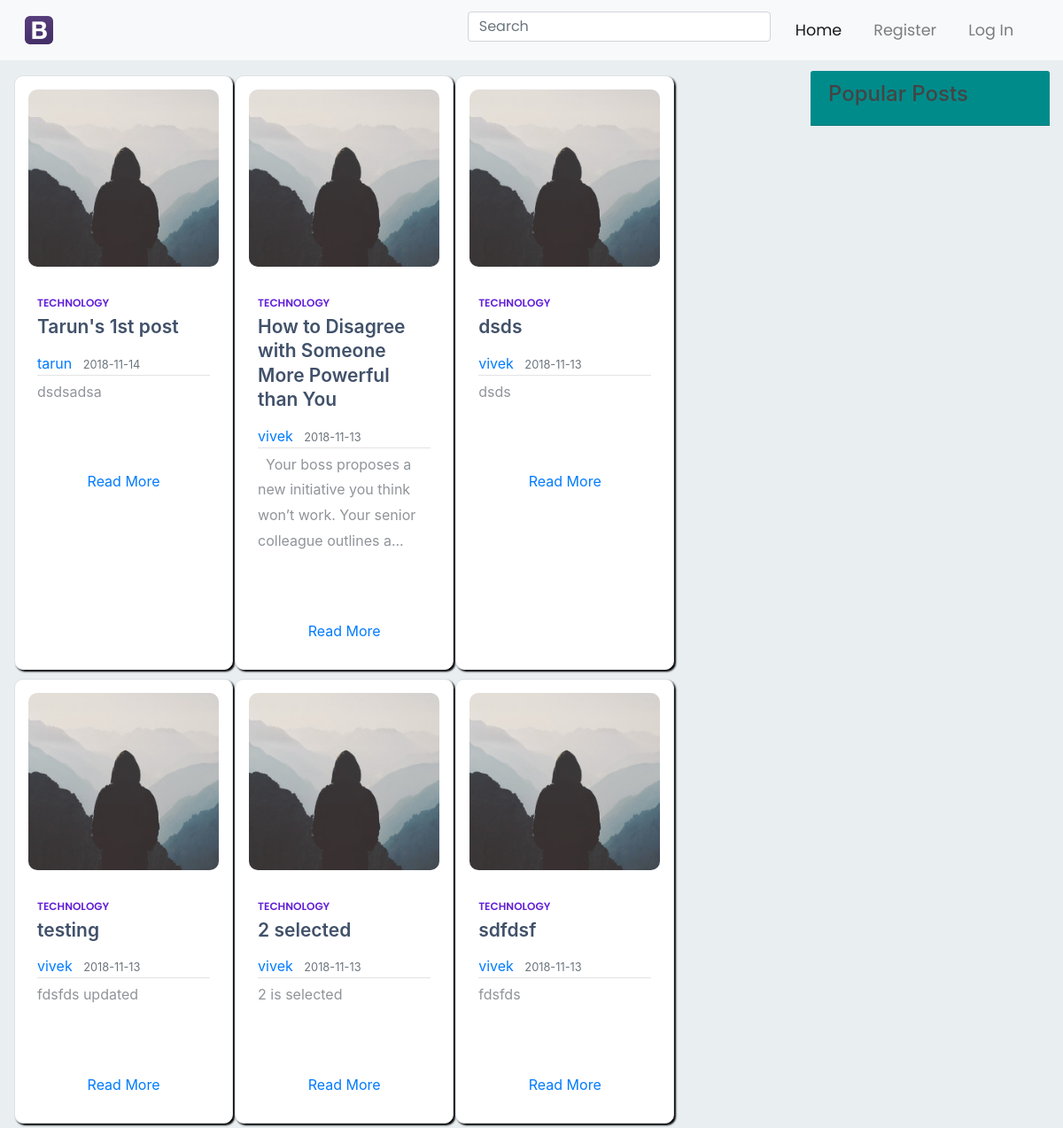
The page /home on the database its author committed.
### flaskblog/models.py (models this page shows, shortened)
class Post(db.Model):
    id = db.Column(db.Integer, primary_key=True)
    title = db.Column(db.String(100), nullable=False)
    date_posted = db.Column(db.DateTime, nullable=False, default=datetime.utcnow)
    content = db.Column(db.Text, nullable=False)
    user_id = db.Column(db.Integer, db.ForeignKey('user.id'), nullable=False)
    published = db.Column(db.Boolean, default=False)
    comments = db.relationship('Comment', backref='post_comments', lazy=True)
    user_tag = db.Column(db.Text)
    likes = db.relationship('PostLike', backref='post', lazy='dynamic')
    theme = db.Column(db.Integer, default=1)

class User(db.Model, UserMixin):
    id = db.Column(db.Integer, primary_key=True)
    username = db.Column(db.String(20), unique=True, nullable=False)
    email = db.Column(db.String(120), unique=True, nullable=False)
    image_file = db.Column(db.String(20), nullable=False, default='default.jpg')
    password = db.Column(db.String(60), nullable=False)
    posts = db.relationship('Post', backref='author', lazy=True)
    aboutme = db.Column(db.String(1000))
    user_comments = db.relationship('Comment', backref='commentor', lazy=True)
    liked = db.relationship('PostLike', foreign_keys='PostLike.user_id', backref='user', lazy='dynamic')

### flaskblog/routes.py (the view)
@app.route("/home")
def home():
    page = request.args.get('page', 1, type=int)
    posts = Post.query.filter_by(published=True).order_by(Post.date_posted.desc()).paginate(page=page, per_page=6)
    query1 = (db.session.query(PostLike.post_id, PostLike.title, func.count(PostLike.post_id))
              .group_by(PostLike.post_id, PostLike.title)
              .order_by(func.count(PostLike.post_id).desc())
              .limit(5))
    result = dict(zip(['one', 'two', 'three', 'four', 'five'], query1))
    return render_template('home2.html', posts=posts, result=result)

### flaskblog/templates/home2.html (shortened to what this page needs)
{% extends "layout.html" %}
{% block content %}
    <link rel="stylesheet" type="text/css" href="{{ url_for('static', filename='home.css') }}">
    <div class="container-fluid" style="max-width: 3000px;">
        <div class="row masonry-container">
        {% for post in posts.items %}
            <div class="item border">
                <div class="thumbnail">
                    <div class="entry-media">
                        <img src="{{ url_for('static', filename='profile_pics/' + post.author.image_file) }}">
                    </div>
                    <div class="entry-body">
                        <span class="cat">{{ post.user_tag }}</span>
                        <h3><a href="{{ url_for('post', post_id=post.id) }}">{{ post.title }}</a></h3>
                        <div class="article-metadata">
                            <a class="mr-2" href="{{ url_for('user_posts', username=post.author.username) }}">{{ post.author.username }}</a>
                            <small class="text-muted">{{ post.date_posted.strftime('%Y-%m-%d') }}</small>
                        </div>
                        <p>{{ post.content|safe|striptags|truncate(100) }}</p>
                    </div>
                    <div class="footer-copyright text-center py-3">
                        <a href="{{ url_for('post', post_id=post.id) }}">Read More</a>
                    </div>
                </div>
            </div>
        {% endfor %}
        </div>
    </div>
{% endblock content %}
{% block sidebar %}
    {% if current_user.is_authenticated %}
        <br>
            <div class="card" style="width: 18rem; position: fixed" >
              <ul class="list-group list-group-flush">
                <div class="card-header" style="background-color: darkcyan">
                    <a data-toggle="collapse" href="#popular_posts" role="button" aria-expanded="false" aria-controls="popular_posts">
                        <h4 style="align-content: center; font: diagonal-fractions">Popular Posts</h4>
                    </a>
                </div>
                {#<div class="collapse" id="popular_posts">
                  {% if result['one'][0] is not none %}
                      <a href="{{ url_for('post', post_id=result['one'][0] ) }}"><li class="list-group-item list-group-item-light">{{ result['one'][1] }}</li></a>
                  {% endif %}
                  {% if result['two'][0] is not none %}
                      <a href="{{ url_for('post', post_id=result['two'][0] ) }}"><li class="list-group-item list-group-item-light">{{ result['two'][1] }}</li></a>
                  {% endif %}
                  {% if result['three'][0] is not none %}
                      <a href="{{ url_for('post', post_id=result['three'][0] ) }}"><li class="list-group-item list-group-item-light">{{ result['three'][1] }}</li></a>
                  {% endif %}
                  {% if result['four'][0] is not none %}
                      <a href="{{ url_for('post', post_id=result['four'][0] ) }}"><li class="list-group-item list-group-item-light">{{ result['four'][1] }}</li></a>
                  {% endif %}
                  {% if result['five'][0] is not none %}
                      <a href="{{ url_for('post', post_id=result['five'][0] ) }}"><li class="list-group-item list-group-item-light">{{ result['five'][1] }}</li></a>
                  {% endif %}
                </div>#}
              </ul>
              <ul class="list-group list-group-flush">
                  <div class="card-header" style="background-color: darkcyan">
                        <h4 style="align-content: center; font: italic">Tools</h4>
                  </div>
                <a href="#"><li class="list-group-item">Put the  head here</li></a>
                  <a href="{{ url_for('user_posts', username=current_user.username) }}"><li class="list-group-item">View My Profile</li></a>
                <a href="{{ url_for('all_user_posts', username=current_user.username) }}"><li class="list-group-item">All My Posts</li></a>
                <a href="{{ url_for('unpublished_user_posts', username=current_user.username) }}"><li class="list-group-item">View Unpublished Posts</li></a>
                <a href="{{ url_for('published_user_posts', username=current_user.username) }}"><li class="list-group-item">View Published Posts</li></a>
              </ul>
            </div>
    {% else %}
        <ul class="list-group list-group-flush">
        <div class="card-header" style="background-color: darkcyan">
            <a data-toggle="collapse" href="#popular_posts" role="button" aria-expanded="false" aria-controls="popular_posts">
                <h4 style="align-content: center; font: diagonal-fractions">Popular Posts</h4>
            </a>
        </div>
        </ul>
    {% endif %}
{% endblock %}

### flaskblog/templates/layout.html (shortened to what this page needs)
<!DOCTYPE html>
<html>
<head>
        <link rel="stylesheet" href="https://cdnjs.cloudflare.com/ajax/libs/uikit/3.0.0-rc.21/css/uikit.min.css" />
    <link rel="stylesheet" href="https://maxcdn.bootstrapcdn.com/bootstrap/4.0.0/css/bootstrap.min.css">
    <link rel="stylesheet" type="text/css" href="{{ url_for('static', filename='style.css') }}">
    <link rel="stylesheet" href="https://cdnjs.cloudflare.com/ajax/libs/font-awesome/4.7.0/css/font-awesome.min.css">
    <header class="site-header">
        <nav class="navbar navbar-expand-md fixed-top navbar-light bg-light">
            <div class="container-fluid">
                <a class="navbar-brand" href="/"><img src="{{ url_for('static', filename= 'icons/Blogger.ico')}}"></a>
                <div class="collapse navbar-collapse" id="collapsibleNavbar">
                    <ul class="navbar-nav ml-auto ">
                         <li class="nav-item active">
                            <div class="ui-widget input-group md-form form-sm form-1 pl-0">
                             <form action="{{ url_for('search')}}" method="post"><input class="form-control my-0 py-1"  autocomplete="on" id="tag" name="tag" type="text" placeholder="Search" style="width: fit-content" aria-label="Search"></form>
                            </div>
                        </li>
                        <li class="nav-item active">
                            <a class="nav-link" href="{{ url_for('home') }}">Home</a>
                        </li>
                        {% if current_user.is_authenticated %}
                            <li class="nav-item">
                                <a class="nav-link" href="{{ url_for('new_post') }}">Create New Blog</a>
                            </li>
                            <li class="nav-item">
                                <a class="nav-link" href="{{ url_for('account') }}">View Profile</a>
                            </li>
                            <li class="nav-item">
                                <a class="nav-link" href="{{ url_for('logout') }}">Logout</a>
                            </li>
                        {% else %}
                            <li class="nav-item">
                                <a class="nav-link" href="{{ url_for('register') }}">Register</a>
                            </li>
                            <li class="nav-item">
                                <a class="nav-link" href="{{ url_for('login') }}">Log In</a>
                            </li>
                        {% endif %}
                    </ul>
                </div>
            </div>
        </nav>
    </header>
</head>
<body>
    <div class="outside-header">
        <main role="main" class="container-fluid" style="padding-top: 80px;">
            <div class="row">
                 <div class="col-md-9">
                    {% block content %}{% endblock %}
                </div>
                <div class="col-md-3">
                    {% block sidebar %}{% endblock %}
                </div>
            </div>
        </main>
    </div>
</body>
</html>

### flaskblog/static/style.css (style rules this page uses)
body { background: #ffffff; height: 100%; padding-top: 5%; }
#collapsibleNavbar { font-family: 'Poppins', sans-serif; color: #222; overflow: hidden; }
h1, h2, h3, h4, h5, h6 { color: #444444; }
p { overflow: auto; }
.article-metadata { padding-bottom: 1px; margin-bottom: 4px; border-bottom: 1px solid #e3e3e3 }
.navbar { padding: 0.8rem; }
.navbar-nav li { padding-right: 20px; }
.nav-link { font-size: 1.1em; }

### flaskblog/static/home.css (style rules this page uses)
body { background-color: #e9eef1; margin: 0px; padding: 0px; }
.row { margin-right: -15px; margin-left: -15px; }
.masonry-container .item { background-color: #fff; width: calc(33% - 40px); overflow: hidden; float: left; padding: 15px; margin: 5px 1px 5px; border-radius: 10px; box-shadow: 2px 2px 2px #000000; display: inline-block; }
.entry-media img { border-radius: 10px; width: 100%; height: 200px; object-fit: cover; }
.entry-body { padding: 27px 10px; }
.entry-body .cat { font-family: "Poppins", sans-serif; font-size: 12px; font-weight: 600; color: #6220d9; text-transform: uppercase; }
.entry-body h3 { font-size: 21px; font-weight: 600; line-height: 1.30em; margin: 3px 0 0.73em; }
.entry-body h3 a { color: #41516a; }
.entry-body p { margin-bottom: 2em; color: #90949a; line-height: 1.8em; }

### rows shown on the page
Post: image_file (placeholder picture), user_tag "TECHNOLOGY", title "Tarun's 1st post", author.username "tarun", date_posted "2018-11-14", content "dsdsadsa"
Post: image_file (placeholder picture), user_tag "TECHNOLOGY", title "How to Disagree with Someone More Powerful than You", author.username "vivek", date_posted "2018-11-13", content "Your boss proposes a new initiative you think won’t work. Your senior colleague outlines a..."
Post: image_file (placeholder picture), user_tag "TECHNOLOGY", title "dsds", author.username "vivek", date_posted "2018-11-13", content "dsds"
Post: image_file (placeholder picture), user_tag "TECHNOLOGY", title "testing", author.username "vivek", date_posted "2018-11-13", content "fdsfds updated"
Post: image_file (placeholder picture), user_tag "TECHNOLOGY", title "2 selected", author.username "vivek", date_posted "2018-11-13", content "2 is selected"
Post: image_file (placeholder picture), user_tag "TECHNOLOGY", title "sdfdsf", author.username "vivek", date_posted "2018-11-13", content "fdsfds"
